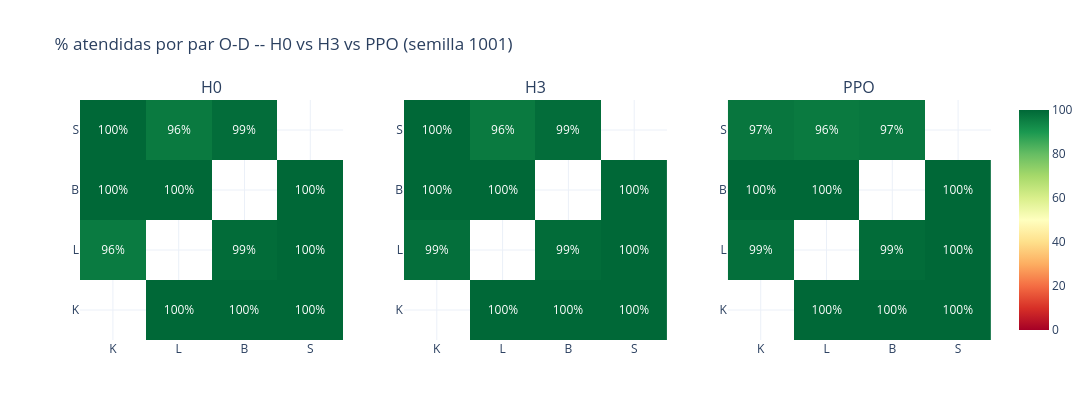

Source (notebook cell):
### Markdown cell above
## 5. Heatmap comparado lado a lado (% atendidas por par O-D)

### Code cell
fig_heatmaps = make_subplots(rows=1, cols=3, subplot_titles=["H0", "H3", "PPO"])
for i, (nombre_pol, env) in enumerate(envs_detalle.items(), start=1):
    df = met.metricas_por_par(env)
    m = pd.DataFrame(np.nan, index=nodos, columns=nodos)
    for _, r in df.iterrows():
        o, d = r["par"].split("->")
        m.loc[o, d] = r["pct_atendidas"]
    etiquetas = [CODIGO_CORTO[n] for n in nodos]
    texto = [[f"{v:.0f}%" if not np.isnan(v) else "" for v in fila] for fila in m.values]
    fig_heatmaps.add_trace(
        go.Heatmap(z=m.values, x=etiquetas, y=etiquetas, zmin=0, zmax=100, colorscale="RdYlGn",
                   text=texto, texttemplate="%{text}", showscale=(i == 3)),
        row=1, col=i,
    )
fig_heatmaps.update_layout(
    title=f"% atendidas por par O-D -- H0 vs H3 vs PPO (semilla {SEMILLA_ILUSTRATIVA})",
    template="plotly_white", height=420, width=1200,
)
_guardar_plotly(fig_heatmaps, "heatmap_cumplimiento_comparado", width=1200, height=420)
fig_heatmaps.show()

### Figure 1 — Plotly figure (JSON) as saved in the notebook; plotly's stock layout.template omitted (floating-point values rounded to 4 significant figures)
{"data": [{"colorscale": [[0.0, "rgb(165,0,38)"], [0.1, "rgb(215,48,39)"], [0.2, "rgb(244,109,67)"], [0.3, "rgb(253,174,97)"], [0.4, "rgb(254,224,139)"], [0.5, "rgb(255,255,191)"], [0.6, "rgb(217,239,139)"], [0.7, "rgb(166,217,106)"], [0.8, "rgb(102,189,99)"], [0.9, "rgb(26,152,80)"], [1.0, "rgb(0,104,55)"]], "showscale": false, "text": [["", "100%", "100%", "100%"], ["96%", "", "99%", "100%"], ["100%", "100%", "", "100%"], ["100%", "96%", "99%", ""]], "texttemplate": "%{text}", "type": "heatmap", "x": ["K", "L", "B", "S"], "xaxis": "x", "y": ["K", "L", "B", "S"], "yaxis": "y", "z": [[NaN, 100.0, 100.0, 100.0], [96.11, NaN, 99.07, 100.0], [100.0, 100.0, NaN, 100.0], [100.0, 96.28, 98.9, NaN]], "zmax": 100, "zmin": 0}, {"colorscale": [[0.0, "rgb(165,0,38)"], [0.1, "rgb(215,48,39)"], [0.2, "rgb(244,109,67)"], [0.3, "rgb(253,174,97)"], [0.4, "rgb(254,224,139)"], [0.5, "rgb(255,255,191)"], [0.6, "rgb(217,239,139)"], [0.7, "rgb(166,217,106)"], [0.8, "rgb(102,189,99)"], [0.9, "rgb(26,152,80)"], [1.0, "rgb(0,104,55)"]], "showscale": false, "text": [["", "100%", "100%", "100%"], ["99%", "", "99%", "100%"], ["100%", "100%", "", "100%"], ["100%", "96%", "99%", ""]], "texttemplate": "%{text}", "type": "heatmap", "x": ["K", "L", "B", "S"], "xaxis": "x2", "y": ["K", "L", "B", "S"], "yaxis": "y2", "z": [[NaN, 100.0, 100.0, 100.0], [98.57, NaN, 99.07, 100.0], [100.0, 100.0, NaN, 100.0], [100.0, 96.28, 98.9, NaN]], "zmax": 100, "zmin": 0}, {"colorscale": [[0.0, "rgb(165,0,38)"], [0.1, "rgb(215,48,39)"], [0.2, "rgb(244,109,67)"], [0.3, "rgb(253,174,97)"], [0.4, "rgb(254,224,139)"], [0.5, "rgb(255,255,191)"], [0.6, "rgb(217,239,139)"], [0.7, "rgb(166,217,106)"], [0.8, "rgb(102,189,99)"], [0.9, "rgb(26,152,80)"], [1.0, "rgb(0,104,55)"]], "showscale": true, "text": [["", "100%", "100%", "100%"], ["99%", "", "99%", "100%"], ["100%", "100%", "", "100%"], ["97%", "96%", "97%", ""]], "texttemplate": "%{text}", "type": "heatmap", "x": ["K", "L", "B", "S"], "xaxis": "x3", "y": ["K", "L", "B", "S"], "yaxis": "y3", "z": [[NaN, 100.0, 100.0, 100.0], [98.57, NaN, 99.07, 100.0], [100.0, 100.0, NaN, 100.0], [97.01, 96.28, 96.79, NaN]], "zmax": 100, "zmin": 0}], "layout": {"annotations": [{"font": {"size": 16}, "showarrow": false, "text": "H0", "x": 0.1444, "xanchor": "center", "xref": "paper", "y": 1.0, "yanchor": "bottom", "yref": "paper"}, {"font": {"size": 16}, "showarrow": false, "text": "H3", "x": 0.5, "xanchor": "center", "xref": "paper", "y": 1.0, "yanchor": "bottom", "yref": "paper"}, {"font": {"size": 16}, "showarrow": false, "text": "PPO", "x": 0.8556, "xanchor": "center", "xref": "paper", "y": 1.0, "yanchor": "bottom", "yref": "paper"}], "height": 420, "title": {"text": "% atendidas por par O-D -- H0 vs H3 vs PPO (semilla 1001)"}, "width": 1200, "xaxis": {"anchor": "y", "domain": [0.0, 0.2889]}, "xaxis2": {"anchor": "y2", "domain": [0.3556, 0.6444]}, "xaxis3": {"anchor": "y3", "domain": [0.7111, 1.0]}, "yaxis": {"anchor": "x", "domain": [0.0, 1.0]}, "yaxis2": {"anchor": "x2", "domain": [0.0, 1.0]}, "yaxis3": {"anchor": "x3", "domain": [0.0, 1.0]}}}
